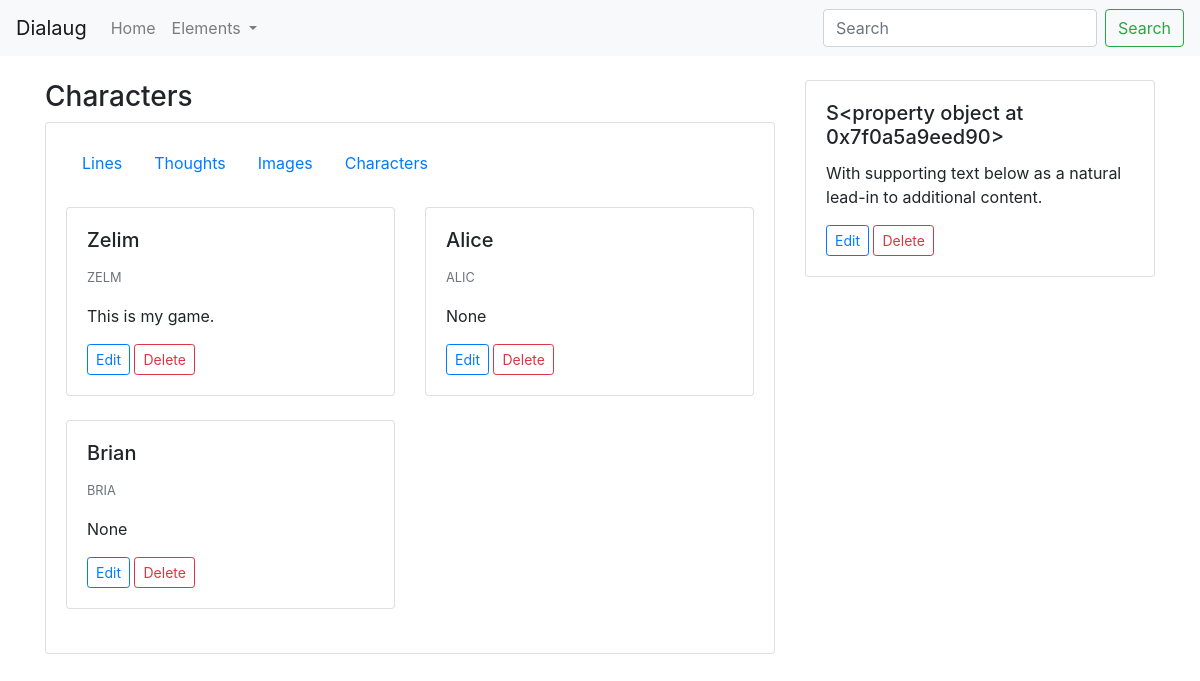
The app's page /scenes/5/characters with its own data.
### characters/models.py (models this page shows, shortened)
class Character(models.Model):
    name = models.CharField(blank=True, null=True, max_length=80)
    age = models.PositiveSmallIntegerField(blank=True, null=True)
    gender = models.CharField(blank=True, null=True, max_length=80)
    code = models.CharField(blank=True, null=True, max_length=6)
    description = models.TextField(blank=True, null=True)
    def get_edit_url(self):
        return reverse("characters:edit-character", kwargs={'pk': self.id})
    def get_delete_url(self):
        return reverse("characters:delete-character", kwargs={'pk': self.id})

### scenes/models.py (models this page shows, shortened)
class Scene(models.Model):
    description = models.TextField(default='')
    characters = models.ManyToManyField(Character)
    def get_absolute_url(self):
        return reverse('scenes:show-scene', kwargs={'pk': self.pk})
    def get_edit_url(self):
        return reverse('scenes:edit-scene', kwargs={'pk': self.pk})
    def get_characters_url(self):
        return reverse('scenes:characters-scene', kwargs={'pk': self.pk})

### scenes/views.py (the view)
# urls.py: path('<int:pk>/characters', views.characters_view, name='characters-scene'),
def characters_view(request, pk):
    scene = get_object_or_404(Scene, pk=pk)
    characters = scene.characters.all()
    context = {
        'scene': scene,
        'characters': characters
    }
    return render(request, 'scenes/characters.html', context)

### scenes/templates/scenes/characters.html
{% extends 'base.html' %}
{% block content %}
    <div class="container">
        <br>
        <div class="row">
            <div class="col-md-8">
                <h3>Characters</h3>
                <div class="card">
                    <div class="card-body">
                        <ul class="nav">
                            <li class="nav-item">
                                <a class="nav-link" href="{{ scene.get_absolute_url }}">Lines</a>
                            </li>
                            <li class="nav-item">
                                <a class="nav-link" href="#">Thoughts</a>
                            </li>
                            <li class="nav-item">
                                <a class="nav-link" href="#">Images</a>
                            </li>
                            <li class="nav-item">
                                <a class="nav-link active" href="{{ scene.get_characters_url }}">Characters</a>
                            </li>
                        </ul>
                        <br>
                        <div class="row">
                            {% for character in characters %}
                            <div class="col-md-6">
                                <div class="card">
                                    <div class="card-body">
                                        <h5 class="card-title">{{ character.name }}</h5>
                                        <p class="card-text"><small class="text-muted">{{ character.code }}</small></p>
                                        <p class="card-text">{{ character.description }}</p>
                                        <a href="{{ character.get_edit_url }}" class="btn btn-outline-primary btn-sm">Edit</a>
                                        <a href="{{ character.get_delete_url }}" class="btn btn-outline-danger btn-sm">Delete</a>
                                    </div>
                                </div>
                                <br>
                            </div>
                            {% endfor %}
                        </div>
                    </div>
                </div>
            </div>
            <div class="col-md-4">
                <div class="card">
                    <div class="card-body">
                        <h5 class="card-title">{{ scene.code }}</h5>
                        <p class="card-text">With supporting text below as a natural lead-in to additional content.</p>
                        <a href="{{ scene.get_edit_url }}" class="btn btn-outline-primary btn-sm">Edit</a>
                        <a href="{{ scene.get_edit_url }}" class="btn btn-outline-danger btn-sm">Delete</a>
                    </div>
                </div>
            </div>
        </div>
    </div>
{% endblock %}

### records on screen
Character: name "Zelim", code "ZELM", description "This is my game."
Character: name "Alice", code "ALIC", description "None"
Character: name "Brian", code "BRIA", description "None"
Scene: code "S<property object at 0x7f0a5a9eed90>"
